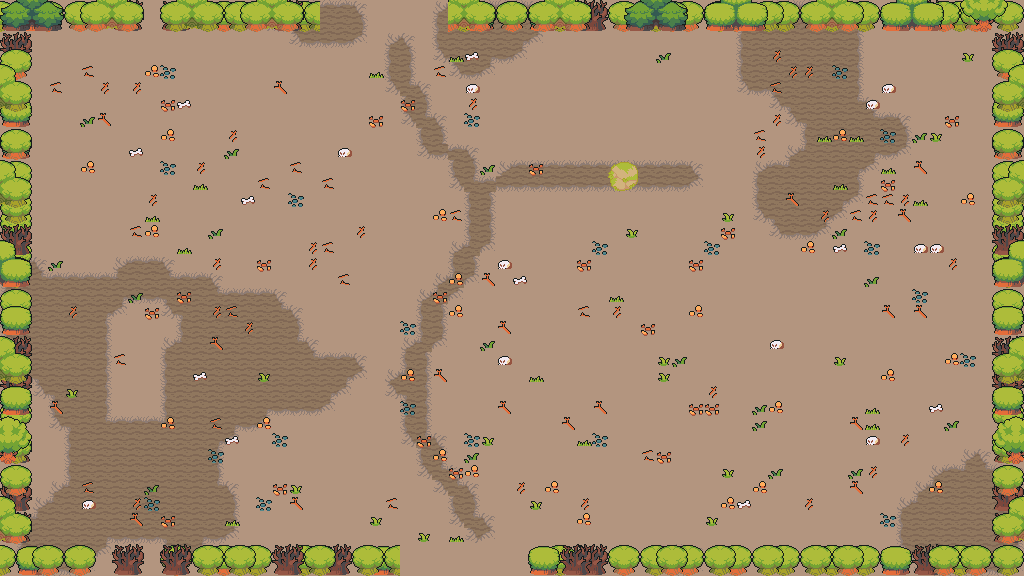

A 2D game scene composited from a Tiled map and its tileset images. What follows is a short description and the map's XML, with each tile layer's data collapsed to a summary:
An orthogonal 64x36 tile map with 16x16 px tiles, 7 tile layers (floor, ground, path, decor, ...), 8 tilesets and 42 objects (24x prop, 8x spawn, 7x obstacle, 2x door, playerStart).

<map version="1.10" tiledversion="1.11.0" orientation="orthogonal" renderorder="right-down" width="64" height="36" tilewidth="16" tileheight="16" infinite="0" nextlayerid="9" nextobjectid="43">
 <properties>
    <property name="chapter" type="int" value="3" />
    <property name="room" type="int" value="6" />
    <property name="isBossRoom" type="bool" value="false" />
 </properties>
 <tileset firstgid="1" source="ground.tsx" />
 <tileset firstgid="241" source="village.tsx" />
 <tileset firstgid="481" source="house.tsx" />
 <tileset firstgid="1240" source="towers.tsx" />
 <tileset firstgid="1384" source="hole.tsx" />
 <tileset firstgid="1439" source="floordetail.tsx" />
 <tileset firstgid="1519" source="tilefloor.tsx" />
 <tileset firstgid="2091" source="nature.tsx" />
 <layer id="1" name="floor" width="64" height="36">
  <data>[2304 cells, 2304 non-empty, 1 distinct tile ids]</data>
 </layer>
 <layer id="2" name="ground" width="64" height="36">
  <data>[2304 cells, 491 non-empty, 13 distinct tile ids]</data>
 </layer>
 <layer id="3" name="path" width="64" height="36">
  <data>[2304 cells, 105 non-empty, 11 distinct tile ids]</data>
 </layer>
 <layer id="4" name="decor" width="64" height="36">
  <data>[2304 cells, 213 non-empty, 15 distinct tile ids]</data>
 </layer>
 <layer id="5" name="border-back" width="64" height="36">
  <data>[2304 cells, 280 non-empty, 24 distinct tile ids]</data>
 </layer>
 <layer id="6" name="border-mid" width="64" height="36">
  <data>[2304 cells, 282 non-empty, 24 distinct tile ids]</data>
 </layer>
 <layer id="7" name="border-front" width="64" height="36">
  <data>[2304 cells, 156 non-empty, 61 distinct tile ids]</data>
 </layer>
 <objectgroup id="8" name="objects">
  <object id="1" name="playerStart" x="464" y="368"><point /></object>
  <object id="2" name="spawn" x="408" y="472">
   <properties>
    <property name="role" value="tank" />
    <property name="wave" type="int" value="1" />
    <property name="elite" type="bool" value="false" />
   </properties>
  <point /></object>
  <object id="3" name="spawn" x="544" y="520">
   <properties>
    <property name="role" value="caster" />
    <property name="wave" type="int" value="1" />
    <property name="elite" type="bool" value="false" />
   </properties>
  <point /></object>
  <object id="4" name="spawn" x="408" y="240">
   <properties>
    <property name="role" value="chaser" />
    <property name="wave" type="int" value="2" />
    <property name="elite" type="bool" value="false" />
   </properties>
  <point /></object>
  <object id="5" name="spawn" x="536" y="256">
   <properties>
    <property name="role" value="tank" />
    <property name="wave" type="int" value="2" />
    <property name="elite" type="bool" value="false" />
   </properties>
  <point /></object>
  <object id="6" name="spawn" x="480" y="528">
   <properties>
    <property name="role" value="caster" />
    <property name="wave" type="int" value="3" />
    <property name="elite" type="bool" value="false" />
   </properties>
  <point /></object>
  <object id="7" name="spawn" x="616" y="368">
   <properties>
    <property name="role" value="chaser" />
    <property name="wave" type="int" value="3" />
    <property name="elite" type="bool" value="false" />
   </properties>
  <point /></object>
  <object id="8" name="spawn" x="376" y="264">
   <properties>
    <property name="role" value="chaser" />
    <property name="wave" type="int" value="3" />
    <property name="elite" type="bool" value="false" />
   </properties>
  <point /></object>
  <object id="9" name="spawn" x="352" y="464">
   <properties>
    <property name="role" value="chaser" />
    <property name="wave" type="int" value="3" />
    <property name="elite" type="bool" value="true" />
   </properties>
  <point /></object>
  <object id="10" name="door" x="464" y="568"><point /></object>
  <object id="11" name="door" x="392" y="8"><point /></object>
  <object id="12" name="obstacle" x="0" y="544" width="400" height="32">
   <properties>
    <property name="kind" value="edge" />
   </properties>
  </object>
  <object id="13" name="obstacle" x="528" y="544" width="496" height="32">
   <properties>
    <property name="kind" value="edge" />
   </properties>
  </object>
  <object id="14" name="obstacle" x="0" y="0" width="320" height="32">
   <properties>
    <property name="kind" value="edge" />
   </properties>
  </object>
  <object id="15" name="obstacle" x="448" y="0" width="576" height="32">
   <properties>
    <property name="kind" value="edge" />
   </properties>
  </object>
  <object id="16" name="obstacle" x="0" y="32" width="32" height="512">
   <properties>
    <property name="kind" value="edge" />
   </properties>
  </object>
  <object id="17" name="obstacle" x="992" y="32" width="32" height="512">
   <properties>
    <property name="kind" value="edge" />
   </properties>
  </object>
  <object id="18" name="obstacle" x="336" y="80" width="16" height="32">
   <properties>
    <property name="kind" value="pillar" />
   </properties>
  </object>
  <object id="19" name="prop" x="496" y="96" width="64" height="48">
   <properties>
    <property name="key" value="ruined-house-orange" />
   </properties>
  </object>
  <object id="20" name="prop" x="576" y="64" width="64" height="80">
   <properties>
    <property name="key" value="house-timber-large" />
   </properties>
  </object>
  <object id="21" name="prop" x="656" y="96" width="48" height="48">
   <properties>
    <property name="key" value="house-mossy" />
   </properties>
  </object>
  <object id="22" name="prop" x="496" y="192" width="48" height="32">
   <properties>
    <property name="key" value="palisade-ruined" />
   </properties>
  </object>
  <object id="23" name="prop" x="544" y="192" width="48" height="32">
   <properties>
    <property name="key" value="palisade-ruined" />
   </properties>
  </object>
  <object id="24" name="prop" x="528" y="64" width="16" height="22">
   <properties>
    <property name="key" value="barrel-mossy" />
   </properties>
  </object>
  <object id="25" name="prop" x="672" y="192" width="32" height="32">
   <properties>
    <property name="key" value="frog-statue" />
   </properties>
  </object>
  <object id="26" name="prop" x="592" y="80" width="16" height="20">
   <properties>
    <property name="key" value="barrel-open-mossy" />
   </properties>
  </object>
  <object id="27" name="prop" x="672" y="80" width="32" height="16">
   <properties>
    <property name="key" value="low-broken-wall" />
   </properties>
  </object>
  <object id="28" name="prop" x="223" y="52" width="16" height="42">
   <properties>
    <property name="key" value="pillar-broken" />
   </properties>
  </object>
  <object id="29" name="prop" x="176" y="208" width="16" height="16">
   <properties>
    <property name="key" value="bush-dark" />
   </properties>
  </object>
  <object id="30" name="prop" x="48" y="112" width="16" height="16">
   <properties>
    <property name="key" value="bush-light" />
   </properties>
  </object>
  <object id="31" name="prop" x="80" y="208" width="16" height="16">
   <properties>
    <property name="key" value="bush-green" />
   </properties>
  </object>
  <object id="32" name="prop" x="64" y="208" width="16" height="16">
   <properties>
    <property name="key" value="bush-dark" />
   </properties>
  </object>
  <object id="33" name="prop" x="319" y="372" width="16" height="42">
   <properties>
    <property name="key" value="pillar-broken" />
   </properties>
  </object>
  <object id="34" name="prop" x="336" y="320" width="16" height="16">
   <properties>
    <property name="key" value="bush-green" />
   </properties>
  </object>
  <object id="35" name="prop" x="96" y="320" width="16" height="16">
   <properties>
    <property name="key" value="bush-green" />
   </properties>
  </object>
  </objectgroup>
</map>
<!-- 7 of 42 objects omitted -->
